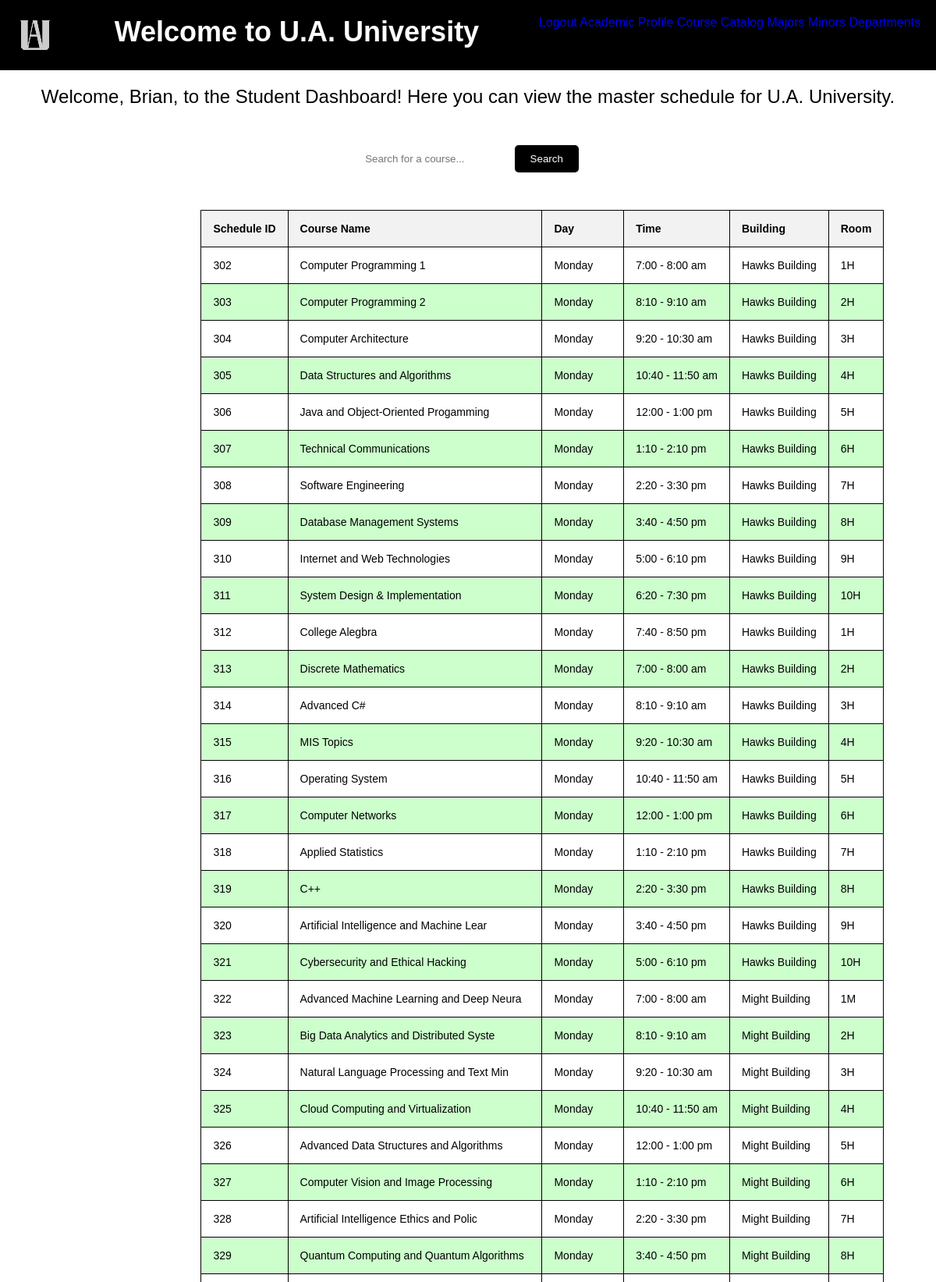
Screenshot of /Systemsproject/user_page1.php (upper part) with the database file from the repository.
### tables this page shows
CREATE TABLE `masterschedule` (
  `ScheduleID` int(11) NOT NULL,
  `CourseID` varchar(100) DEFAULT NULL,
  `CourseName` varchar(40) NOT NULL,
  `Day` varchar(10) DEFAULT NULL,
  `Time` varchar(20) DEFAULT NULL,
  `Bldg` varchar(50) DEFAULT NULL,
  `Room` varchar(50) DEFAULT NULL
);

### Systemsproject/user_page1.php (the view, shortened to what this page needs)
<!DOCTYPE html>
<html lang="en">
<head>
   <link rel="stylesheet" href="css/fatman1.css">
</head>
<body>
   <div class="header">
      <img src="ua.png" alt="U.A. Logo" class="logo">
      <h1>Welcome to U.A. University</h1>
      <div class="button-container">
         <a href="logout1.php" class="btn">Logout</a>
         <a href="student_academic_profile1.php" class="btn">Academic Profile</a>
         <a href="student_course_catalog1.php" class="btn">Course Catalog</a>
         <a href="student_majors1.php" class="btn">Majors</a>
         <a href="student_minors1.php" class="btn">Minors</a>
         <a href="student_departments1.php" class="btn">Departments</a>
      </div>
   </div>
   <?php
      $studentName = isset($_SESSION['student_name']) ? $_SESSION['student_name'] : "Brian";
   ?>
   <div class="welcome-statement">
      Welcome, <?php echo $studentName; ?>, to the Student Dashboard! Here you can view the master schedule for U.A. University.
   </div>
   <div class="search-container">
      <form action="" method="get">
         <input type="text" placeholder="Search for a course..." name="search">
         <input type="submit" value="Search">
      </form>
   </div>
   <div class="container">
      <div class="content">
         <table class="master-schedule-table">
            <thead>
               <tr>
                  <th>Schedule ID</th>
                  <th>Course Name</th>
                  <th>Day</th>
                  <th>Time</th>
                  <th>Building</th>
                  <th>Room</th>
               </tr>
            </thead>
            <tbody>
               <?php
               @include 'config1.php';
               $query = "SELECT ScheduleID, CourseName, Day, Time, Bldg, Room FROM masterschedule";
               $result = mysqli_query($conn, $query);
               if (mysqli_num_rows($result) > 0) {
                  while($row = mysqli_fetch_assoc($result)) {
                     echo "<tr>";
                     echo "<td>" . htmlspecialchars($row["ScheduleID"]) . "</td>";
                     echo "<td>" . htmlspecialchars($row["CourseName"]) . "</td>";
                     echo "<td>" . htmlspecialchars($row["Day"]) . "</td>";
                     echo "<td>" . htmlspecialchars($row["Time"]) . "</td>";
                     echo "<td>" . htmlspecialchars($row["Bldg"]) . "</td>";
                     echo "<td>" . htmlspecialchars($row["Room"]) . "</td>";
                     echo "</tr>";
                  }
               } else {
                  echo "<tr><td colspan='6'>No schedule available</td></tr>";
               }
               ?>
            </tbody>
         </table>
      </div>
   </div>
</body>
</html>

### Systemsproject/css/fatman1.css (style rules this page uses)
* { font-family: 'Cursive', sans-serif; margin: 0; padding: 0; box-sizing: border-box; outline: none; border: none; text-decoration: none; }
.container { min-height: 100vh; display: flex; align-items: center; justify-content: center; padding: 20px; padding-bottom: 60px; }
.container .content { text-align: center; }

### Systemsproject/user_page1.php (style rules this page uses)
.header { background: #000; color: #fff; padding: 20px; text-align: center; display: flex; justify-content: space-between; }
.header h1 { font-size: 36px; }
.container { margin-top: 20px; }
.header .logo { width: 50px; height: 50px; }
.welcome-statement { text-align: center; padding: 20px; font-size: 24px; margin-bottom: 10px; }
.search-container { margin-top: 20px; text-align: center; }
.search-container input[type=text] { padding: 10px; margin: 8px 0; box-sizing: border-box; }
.search-container input[type=submit] { background-color: #000; color: white; padding: 10px 20px; border: none; border-radius: 5px; cursor: pointer; }
table { width: 100%; max-width: 100%; border-collapse: collapse; table-layout: auto; }
th, td { border: 1px solid #000; padding: 15px; text-align: left; font-size: 14px; word-wrap: break-word; }
th { background-color: #f2f2f2; }
tr:nth-child(even) { background-color: #ccffcc; }

### rows the page displays
masterschedule: ScheduleID "302", CourseName "Computer Programming 1", Day "Monday", Time "7:00 - 8:00 am", Bldg "Hawks Building", Room "1H"
masterschedule: ScheduleID "303", CourseName "Computer Programming 2", Day "Monday", Time "8:10 - 9:10 am", Bldg "Hawks Building", Room "2H"
masterschedule: ScheduleID "304", CourseName "Computer Architecture", Day "Monday", Time "9:20 - 10:30 am", Bldg "Hawks Building", Room "3H"
masterschedule: ScheduleID "305", CourseName "Data Structures and Algorithms", Day "Monday", Time "10:40 - 11:50 am", Bldg "Hawks Building", Room "4H"
masterschedule: ScheduleID "306", CourseName "Java and Object-Oriented Progamming", Day "Monday", Time "12:00 - 1:00 pm", Bldg "Hawks Building", Room "5H"
masterschedule: ScheduleID "307", CourseName "Technical Communications", Day "Monday", Time "1:10 - 2:10 pm", Bldg "Hawks Building", Room "6H"
masterschedule: ScheduleID "308", CourseName "Software Engineering", Day "Monday", Time "2:20 - 3:30 pm", Bldg "Hawks Building", Room "7H"
masterschedule: ScheduleID "309", CourseName "Database Management Systems", Day "Monday", Time "3:40 - 4:50 pm", Bldg "Hawks Building", Room "8H"
masterschedule: ScheduleID "310", CourseName "Internet and Web Technologies", Day "Monday", Time "5:00 - 6:10 pm", Bldg "Hawks Building", Room "9H"
masterschedule: ScheduleID "311", CourseName "System Design & Implementation", Day "Monday", Time "6:20 - 7:30 pm", Bldg "Hawks Building", Room "10H"
masterschedule: ScheduleID "312", CourseName "College Alegbra", Day "Monday", Time "7:40 - 8:50 pm", Bldg "Hawks Building", Room "1H"
masterschedule: ScheduleID "313", CourseName "Discrete Mathematics", Day "Monday", Time "7:00 - 8:00 am", Bldg "Hawks Building", Room "2H"
masterschedule: ScheduleID "314", CourseName "Advanced C#", Day "Monday", Time "8:10 - 9:10 am", Bldg "Hawks Building", Room "3H"
masterschedule: ScheduleID "315", CourseName "MIS Topics", Day "Monday", Time "9:20 - 10:30 am", Bldg "Hawks Building", Room "4H"
masterschedule: ScheduleID "316", CourseName "Operating System", Day "Monday", Time "10:40 - 11:50 am", Bldg "Hawks Building", Room "5H"
masterschedule: ScheduleID "317", CourseName "Computer Networks", Day "Monday", Time "12:00 - 1:00 pm", Bldg "Hawks Building", Room "6H"
masterschedule: ScheduleID "318", CourseName "Applied Statistics", Day "Monday", Time "1:10 - 2:10 pm", Bldg "Hawks Building", Room "7H"
masterschedule: ScheduleID "319", CourseName "C++", Day "Monday", Time "2:20 - 3:30 pm", Bldg "Hawks Building", Room "8H"
masterschedule: ScheduleID "320", CourseName "Artificial Intelligence and Machine Lear", Day "Monday", Time "3:40 - 4:50 pm", Bldg "Hawks Building", Room "9H"
masterschedule: ScheduleID "321", CourseName "Cybersecurity and Ethical Hacking", Day "Monday", Time "5:00 - 6:10 pm", Bldg "Hawks Building", Room "10H"
masterschedule: ScheduleID "322", CourseName "Advanced Machine Learning and Deep Neura", Day "Monday", Time "7:00 - 8:00 am", Bldg "Might Building", Room "1M"
masterschedule: ScheduleID "323", CourseName "Big Data Analytics and Distributed Syste", Day "Monday", Time "8:10 - 9:10 am", Bldg "Might Building", Room "2H"
masterschedule: ScheduleID "324", CourseName "Natural Language Processing and Text Min", Day "Monday", Time "9:20 - 10:30 am", Bldg "Might Building", Room "3H"
masterschedule: ScheduleID "325", CourseName "Cloud Computing and Virtualization", Day "Monday", Time "10:40 - 11:50 am", Bldg "Might Building", Room "4H"
masterschedule: ScheduleID "326", CourseName "Advanced Data Structures and Algorithms", Day "Monday", Time "12:00 - 1:00 pm", Bldg "Might Building", Room "5H"
masterschedule: ScheduleID "327", CourseName "Computer Vision and Image Processing", Day "Monday", Time "1:10 - 2:10 pm", Bldg "Might Building", Room "6H"
masterschedule: ScheduleID "328", CourseName "Artificial Intelligence Ethics and Polic", Day "Monday", Time "2:20 - 3:30 pm", Bldg "Might Building", Room "7H"
masterschedule: ScheduleID "329", CourseName "Quantum Computing and Quantum Algorithms", Day "Monday", Time "3:40 - 4:50 pm", Bldg "Might Building", Room "8H"

### other values shown
$studentName "Brian"
